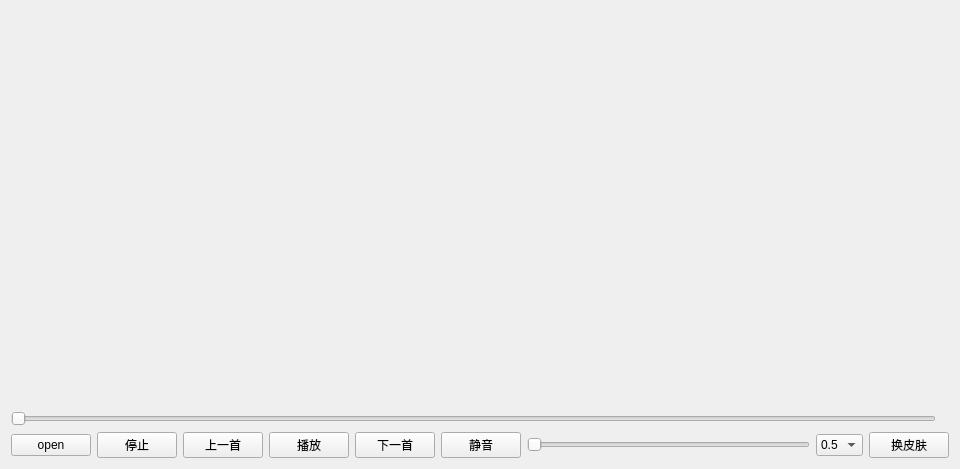
<?xml version="1.0" encoding="UTF-8"?>
<ui version="4.0">
 <class>MusicPlayer</class>
 <widget class="QWidget" name="MusicPlayer">
  <property name="geometry">
   <rect>
    <x>0</x>
    <y>0</y>
    <width>960</width>
    <height>469</height>
   </rect>
  </property>
  <property name="windowTitle">
   <string>Form</string>
  </property>
  <layout class="QVBoxLayout" name="verticalLayout">
   <item>
    <layout class="QHBoxLayout" name="horizontalLayout" stretch="1,2">
     <item>
      <widget class="QListWidget" name="listWidget">
       <property name="styleSheet">
        <string notr="true">background-color: rgba(255, 255, 255, 0);
</string>
       </property>
      </widget>
     </item>
     <item>
      <widget class="QTextBrowser" name="textBrowser">
       <property name="enabled">
        <bool>true</bool>
       </property>
       <property name="styleSheet">
        <string notr="true">background-color: rgba(255, 255, 255, 0);</string>
       </property>
       <property name="html">
        <string>&lt;!DOCTYPE HTML PUBLIC &quot;-//W3C//DTD HTML 4.0//EN&quot; &quot;http://www.w3.org/TR/REC-html40/strict.dtd&quot;&gt;
&lt;html&gt;&lt;head&gt;&lt;meta name=&quot;qrichtext&quot; content=&quot;1&quot; /&gt;&lt;style type=&quot;text/css&quot;&gt;
p, li { white-space: pre-wrap; }
&lt;/style&gt;&lt;/head&gt;&lt;body style=&quot; font-family:'SimSun'; font-size:9pt; font-weight:400; font-style:normal;&quot;&gt;
&lt;p style=&quot;-qt-paragraph-type:empty; margin-top:0px; margin-bottom:0px; margin-left:0px; margin-right:0px; -qt-block-indent:0; text-indent:0px;&quot;&gt;&lt;br /&gt;&lt;/p&gt;&lt;/body&gt;&lt;/html&gt;</string>
       </property>
      </widget>
     </item>
    </layout>
   </item>
   <item>
    <layout class="QHBoxLayout" name="horizontalLayout_3">
     <item>
      <widget class="QSlider" name="timehorizontalSlider">
       <property name="orientation">
        <enum>Qt::Horizontal</enum>
       </property>
      </widget>
     </item>
     <item>
      <widget class="QLabel" name="timelabel">
       <property name="text">
        <string/>
       </property>
      </widget>
     </item>
    </layout>
   </item>
   <item>
    <layout class="QHBoxLayout" name="horizontalLayout_2">
     <item>
      <widget class="QPushButton" name="openpushButton">
       <property name="text">
        <string>open</string>
       </property>
      </widget>
     </item>
     <item>
      <widget class="QPushButton" name="stoppushButton">
       <property name="text">
        <string>停止</string>
       </property>
      </widget>
     </item>
     <item>
      <widget class="QPushButton" name="prepushButton">
       <property name="text">
        <string>上一首</string>
       </property>
      </widget>
     </item>
     <item>
      <widget class="QPushButton" name="pausepushButton">
       <property name="text">
        <string>播放</string>
       </property>
      </widget>
     </item>
     <item>
      <widget class="QPushButton" name="nextpushButton">
       <property name="text">
        <string>下一首</string>
       </property>
      </widget>
     </item>
     <item>
      <widget class="QPushButton" name="mutepushButton">
       <property name="text">
        <string>静音</string>
       </property>
      </widget>
     </item>
     <item>
      <widget class="QSlider" name="volumehorizontalSlider">
       <property name="orientation">
        <enum>Qt::Horizontal</enum>
       </property>
      </widget>
     </item>
     <item>
      <widget class="QComboBox" name="speedcomboBox">
       <item>
        <property name="text">
         <string>0.5</string>
        </property>
       </item>
       <item>
        <property name="text">
         <string>1.0</string>
        </property>
       </item>
       <item>
        <property name="text">
         <string>1.5</string>
        </property>
       </item>
      </widget>
     </item>
     <item>
      <widget class="QPushButton" name="skinpushButton">
       <property name="text">
        <string>换皮肤</string>
       </property>
      </widget>
     </item>
    </layout>
   </item>
  </layout>
 </widget>
 <resources/>
 <connections/>
</ui>
